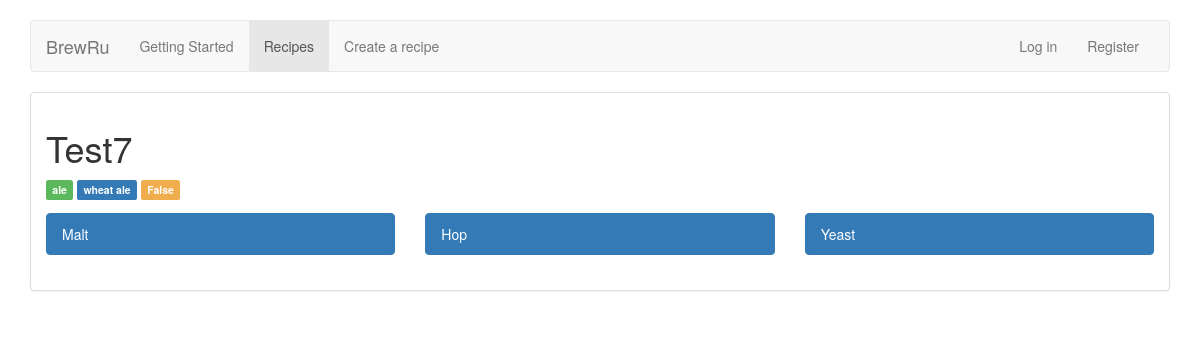
/recipe/1, run on the app's committed database.
### recipe/models.py (models this page shows, shortened)
class Recipe(models.Model):
    TYPE_CHOICES = (
        ('ale','Ale'),
        ('lager','Lager'),
    )
    SUBTYPE_CHOICES = (
        ('Ale', (
            ('wheat ale', 'Wheat Ale'),
        )),
        ('Lager', (
            ('generic lager', 'Bock'),  ## Change me
        ))
    )
    name = models.CharField(max_length=50)
    type = models.CharField(max_length=50, choices=TYPE_CHOICES, default='ale')
    subtype = models.CharField(max_length=50, choices=SUBTYPE_CHOICES, default='wheat ale')
    yeast_pitch_rate = models.DecimalField(max_digits=10, decimal_places=3)
    image = models.ImageField(null=True)
    default = models.BooleanField(default=False)
    creator = models.ForeignKey(User)

### recipe/views.py (the view)
# urls.py: url(r'^(?P<recipe_id>\d+)$', views.view_recipe, name='view_recipe'),
def view_recipe(request, recipe_id):
    recipe = get_object_or_404(klass=Recipe, pk=recipe_id)
    return render(request,
                  'recipe/viewrecipe.html',
                  {
                      'recipe': recipe,
                  })

### templates/recipe/viewrecipe.html (shortened to what this page needs)
{% extends 'base.html' %}
{% block nav %}
              <li><a href="/start">Getting Started</a></li>
              <li class="active"><a href="/recipe">Recipes</a></li>
              <li><a href="/create">Create a recipe</a></li>
{% endblock nav %}
{% block content %}
        <div class="panel panel-default">
            <div class="panel-body">
                <h1> {{ recipe.name }}</h1>
                <span class="label label-success">{{ recipe.type }}</span>
                <span class="label label-primary">{{ recipe.subtype }}</span>
                <span class="label label-warning">{{ recipe.default }}</span>
                <div class="row" style="padding-top: 15px">
                    <div class="col-md-4">
                        <ul class="list-group">
                            <li class="list-group-item active">Malt</li>
                        </ul>
                    </div>
                    <div class="col-md-4">
                        <ul class="list-group">
                            <li class="list-group-item active">Hop</li>
                        </ul>
                    </div>
                    <div class="col-md-4">
                        <ul class="list-group">
                            <li class="list-group-item active">Yeast</li>
                        </ul>
                    </div>
                </div>
            </div>
        </div>
{% endblock content %}

### static/common.css (style rules this page uses)
body { padding-top: 20px; padding-bottom: 20px; }

### data on the page
Recipe: name "Test7", type "ale", subtype "wheat ale", default "False"
